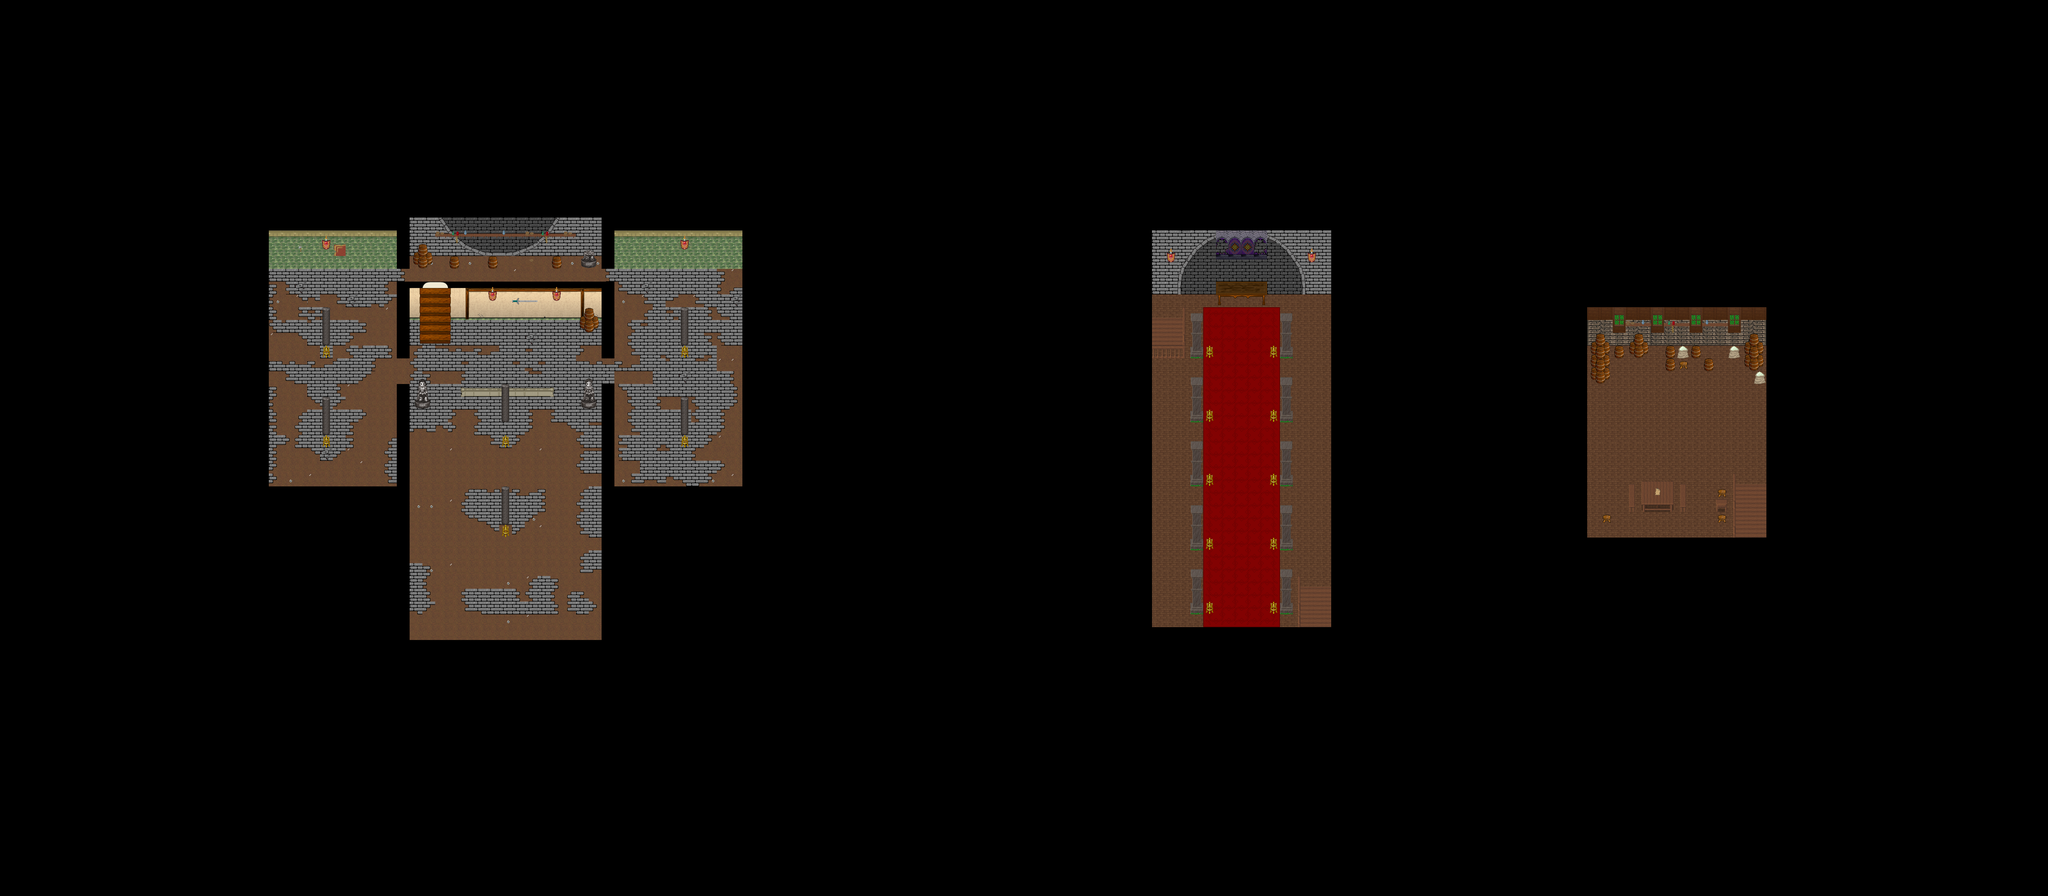

This game map was drawn from its Tiled (.tmx) file and the tilesets committed beside it. A one-line description and the trimmed map source follow:
An orthogonal 160x70 tile map with 32x32 px tiles, 3 tile layers (Ground, Fringe, Over), 3 hidden layers not drawn, 8 tilesets and 6 objects (5x warp, spawn).

<map version="1.4" tiledversion="1.4.1" orientation="orthogonal" renderorder="right-down" width="160" height="70" tilewidth="32" tileheight="32" infinite="0" nextlayerid="8" nextobjectid="18">
 <properties>
  <property name="background0image" value="graphics/images/spit23loginwallpaper_800x600.png" />
  <property name="music" value="Magick - Real.ogg" />
  <property name="name" value="Woodland mining camp" />
 </properties>
 <tileset firstgid="1" name="Woodland Indoor" tilewidth="32" tileheight="32" tilecount="256" columns="16">
  <image source="../graphics/tilesets/woodland_indoor.png" width="512" height="512" />
 </tileset>
 <tileset firstgid="257" name="Collision" tilewidth="32" tileheight="32" tilecount="9" columns="3">
  <image source="../graphics/tilesets/collision.png" width="96" height="96" />
 </tileset>
 <tileset firstgid="266" name="arena" tilewidth="32" tileheight="32" tilecount="256" columns="16">
  <image source="../graphics/tilesets/arena.png" width="512" height="512" />
 </tileset>
 <tileset firstgid="522" name="table3" tilewidth="32" tileheight="32" tilecount="256" columns="16">
  <image source="../graphics/tilesets/inn.png" trans="ff00ff" width="512" height="512" />
 </tileset>
 <tileset firstgid="778" name="braziers" tilewidth="32" tileheight="32" tilecount="128" columns="16">
  <image source="../graphics/tilesets/cave.png" trans="ff00ff" width="512" height="256" />
 </tileset>
 <tileset firstgid="906" name="rockwall" tilewidth="32" tileheight="32" tilecount="256" columns="16">
  <image source="../graphics/tilesets/desert1.png" width="512" height="512" />
 </tileset>
 <tileset firstgid="1162" name="woodland_graveyard_x3" tilewidth="32" tileheight="32" tilecount="240" columns="16">
  <image source="../graphics/tilesets/woodland_graveyard_x3.png" width="512" height="480" />
 </tileset>
 <tileset firstgid="1402" name="crypt2" tilewidth="32" tileheight="32" tilecount="224" columns="16">
  <image source="../graphics/tilesets/crypt2.png" width="512" height="448" />
 </tileset>
 <layer id="1" name="Ground" width="160" height="70">
  <data>[11200 cells, 11200 non-empty, 46 distinct tile ids]</data>
 </layer>
 <layer id="2" name="Fringe" width="160" height="70">
  <data>[11200 cells, 640 non-empty, 150 distinct tile ids]</data>
 </layer>
 <layer id="3" name="Over" width="160" height="70">
  <data>[11200 cells, 96 non-empty, 36 distinct tile ids]</data>
 </layer>
 <layer id="4" name="Over 2" width="160" height="70" visible="0">
  <data>[11200 cells, 25 non-empty, 6 distinct tile ids]</data>
 </layer>
 <layer id="5" name="Collision" width="160" height="70" visible="0">
  <data>[11200 cells, 9965 non-empty, 1 distinct tile ids]</data>
 </layer>
 <layer id="7" name="Heights" width="160" height="70" visible="0">
  <data>[11200 cells, 0 non-empty, 0 distinct tile ids]</data>
 </layer>
 <objectgroup id="6" name="Objects">
  <object id="12" name="Exit" type="warp" x="3008" y="1568" width="192" height="32">
   <properties>
    <property name="dest_map" value="029-8" />
    <property name="dest_x" value="174" />
    <property name="dest_y" value="78" />
   </properties>
  </object>
  <object id="13" name="To Depot" type="warp" x="3264" y="1536" width="64" height="32">
   <properties>
    <property name="dest_map" value="self" />
    <property name="dest_x" value="136" />
    <property name="dest_y" value="40" />
   </properties>
  </object>
  <object id="14" name="To Summon Room" type="warp" x="2880" y="832" width="64" height="32">
   <properties>
    <property name="dest_map" value="self" />
    <property name="dest_x" value="34" />
    <property name="dest_y" value="24" />
   </properties>
  </object>
  <object id="15" name="To Summon Room" type="warp" x="1056" y="736" width="64" height="32">
   <properties>
    <property name="dest_map" value="self" />
    <property name="dest_x" value="90" />
    <property name="dest_y" value="25" />
   </properties>
  </object>
  <object id="16" name="To Summon Room" type="warp" x="4352" y="1312" width="64" height="32">
   <properties>
    <property name="dest_map" value="self" />
    <property name="dest_x" value="102" />
    <property name="dest_y" value="47" />
   </properties>
  </object>
  <object id="17" name="Mana Piou" type="spawn" x="3968" y="864" width="384" height="480">
   <properties>
    <property name="death" value="270000" />
    <property name="max_beings" value="8" />
    <property name="monster_id" value="1155" />
    <property name="spawn" value="35000" />
   </properties>
  </object>
 </objectgroup>
</map>
